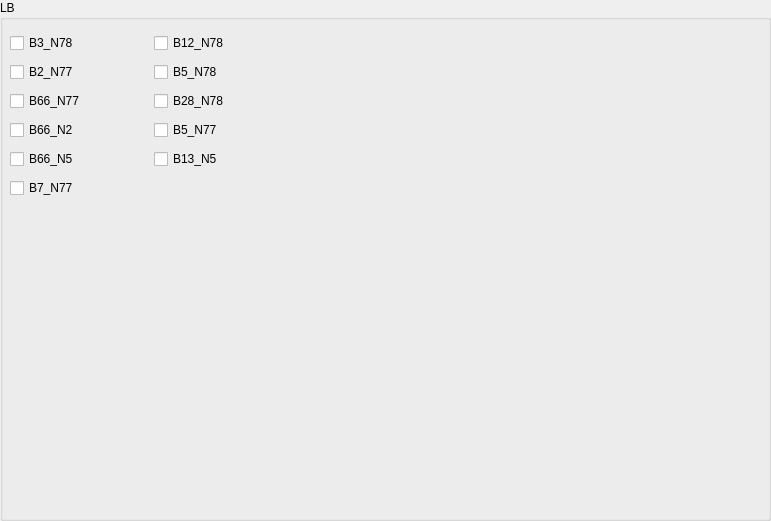
      <widget class="QWidget" name="page_endc_desense">
       <property name="geometry">
        <rect>
         <x>0</x>
         <y>0</y>
         <width>771</width>
         <height>521</height>
        </rect>
       </property>
       <attribute name="label">
        <string>ENDC_desense</string>
       </attribute>
       <widget class="QWidget" name="layoutWidget_32">
        <property name="geometry">
         <rect>
          <x>0</x>
          <y>0</y>
          <width>771</width>
          <height>521</height>
         </rect>
        </property>
        <layout class="QHBoxLayout" name="horizontalLayout_bnads_gsm_2">
         <item>
          <widget class="QGroupBox" name="groupBox_endc_desense">
           <property name="title">
            <string>LB</string>
           </property>
           <widget class="QWidget" name="layoutWidget">
            <property name="geometry">
             <rect>
              <x>10</x>
              <y>30</y>
              <width>281</width>
              <height>171</height>
             </rect>
            </property>
            <layout class="QGridLayout" name="gridLayout_2">
             <item row="2" column="1">
              <widget class="QCheckBox" name="b28_n78">
               <property name="text">
                <string>B28_N78</string>
               </property>
              </widget>
             </item>
             <item row="3" column="1">
              <widget class="QCheckBox" name="b5_n77">
               <property name="text">
                <string>B5_N77</string>
               </property>
              </widget>
             </item>
             <item row="3" column="0">
              <widget class="QCheckBox" name="b66_n2">
               <property name="text">
                <string>B66_N2</string>
               </property>
              </widget>
             </item>
             <item row="1" column="1">
              <widget class="QCheckBox" name="b5_n78">
               <property name="text">
                <string>B5_N78</string>
               </property>
              </widget>
             </item>
             <item row="4" column="1">
              <widget class="QCheckBox" name="b13_n5">
               <property name="text">
                <string>B13_N5</string>
               </property>
              </widget>
             </item>
             <item row="1" column="0">
              <widget class="QCheckBox" name="b2_n77">
               <property name="text">
                <string>B2_N77</string>
               </property>
              </widget>
             </item>
             <item row="4" column="0">
              <widget class="QCheckBox" name="b66_n5">
               <property name="text">
                <string>B66_N5</string>
               </property>
              </widget>
             </item>
             <item row="2" column="0">
              <widget class="QCheckBox" name="b66_n77">
               <property name="text">
                <string>B66_N77</string>
               </property>
              </widget>
             </item>
             <item row="0" column="1">
              <widget class="QCheckBox" name="b12_n78">
               <property name="text">
                <string>B12_N78</string>
               </property>
              </widget>
             </item>
             <item row="0" column="0">
              <widget class="QCheckBox" name="b3_n78">
               <property name="text">
                <string>B3_N78</string>
               </property>
              </widget>
             </item>
             <item row="5" column="0">
              <widget class="QCheckBox" name="b7_n77">
               <property name="text">
                <string>B7_N77</string>
               </property>
              </widget>
             </item>
            </layout>
           </widget>
          </widget>
         </item>
        </layout>
       </widget>
      </widget>
